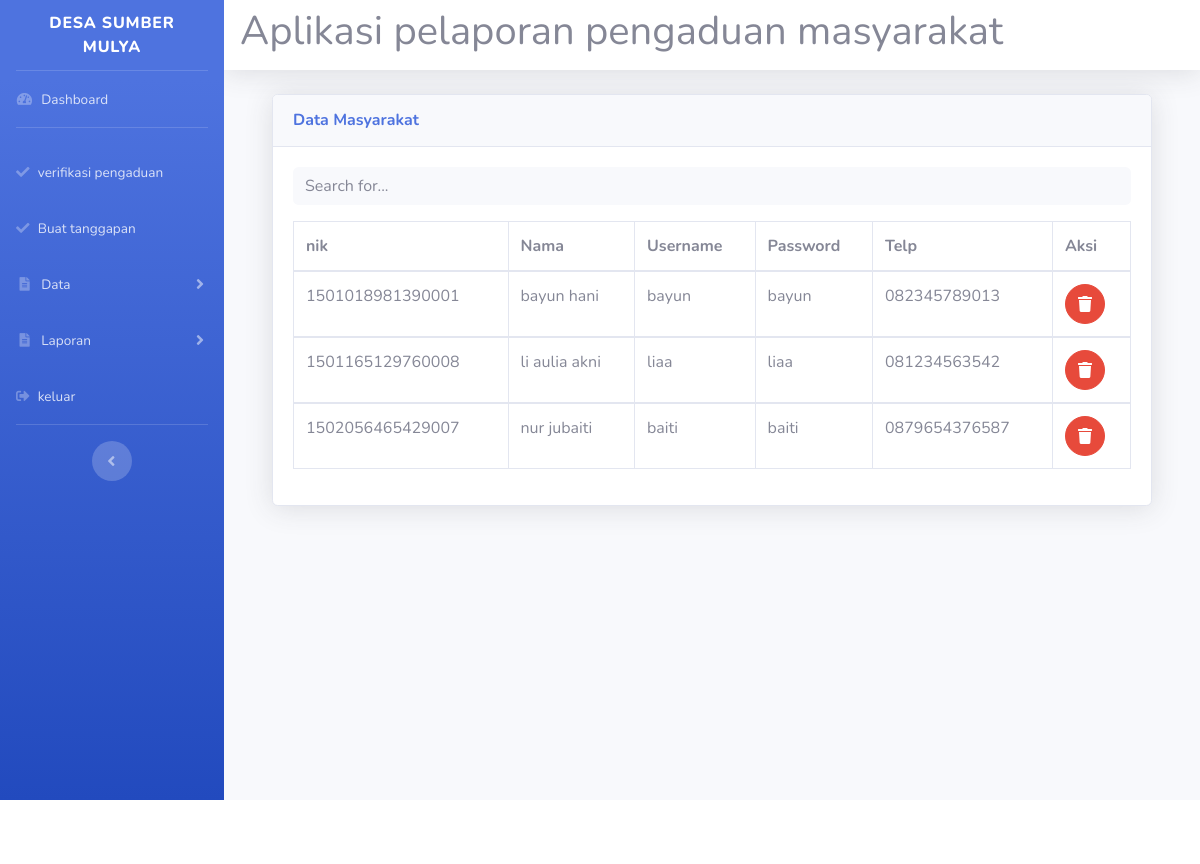
/admin/admin.php?url=lihat_masyarakat (signed in), run on the app's committed database.
### tables this page shows
CREATE TABLE `masyarakat` (
  `nik` char(16) NOT NULL,
  `nama` varchar(35) NOT NULL,
  `username` varchar(25) NOT NULL,
  `password` varchar(32) NOT NULL,
  `telp` varchar(13) NOT NULL
);

### admin/lihat_masyarakat.php (the view, shortened to what this page needs)
<!DOCTYPE html>
<html lang="en">
<head>
  <link href="../vendor/fontawesome-free/css/all.min.css" rel="stylesheet" type="text/css">
  <link href="../css/sb-admin-2.min.css" rel="stylesheet">
  <link href="../vendor/datatables/dataTables.bootstrap4.min.css" rel="stylesheet">
</head>
        <div class="container-fluid">
          <div class="card shadow mb-4">
            <div class="card-header py-3">
              <h6 class="m-0 font-weight-bold text-primary">Data Masyarakat</h6>
            </div>
             <div class="card-body">
              <form>
               <input type="text" id="searchInput" class="form-control bg-light border-0 small mb-3" placeholder="Search for..." aria-label="Search" aria-describedby="basic-addon2">
              </form>
              <div class="table-responsive">
                <table class="table table-bordered" id="dataTable" width="100%" cellspacing="0">
                  <thead>
                    <tr>
                      <th>nik</th>
                      <th>Nama</th>
                      <th>Username</th>
                      <th>Password</th>
                      <th>Telp</th>
                      <th>Aksi</th>
                    </tr>
                  </thead>
                  <?php
                    $sql=mysql_query("Select * from masyarakat");
                    while ($data=mysql_fetch_array($sql)) {
                      ?>
                  <tbody>
                    <tr>
                      <td><?php echo $data['nik']; ?></td>
                      <td><?php echo $data['nama']; ?></td>
                      <td><?php echo $data['username']; ?></td>
                      <td><?php echo $data['password']; ?></td>
                      <td><?php echo $data['telp']; ?></td>
                      <td>
                     <a href="hapus_masyarakat.php?nik=<?php echo $data['nik']; ?>" class="btn btn-danger btn-circle"
                      onclick="return confirm('yakin mau hapus?')">
                        <i class="fa fa-trash"></i>
                     </a>
                     </td>
                    </tr>
                  </tbody>
                <?php } ?>
                </table>
              </div>
            </div>
          </div>
        </div>
      </div>
    </div>
  </div>
</body>
</html>

### data on the page
masyarakat: nik "1501018981390001", nama "bayun hani", username "bayun", password "bayun", telp "082345789013"
masyarakat: nik "1501165129760008", nama "li aulia akni", username "liaa", password "liaa", telp "081234563542"
masyarakat: nik "1502056465429007", nama "nur jubaiti", username "baiti", password "baiti", telp "0879654376587"
